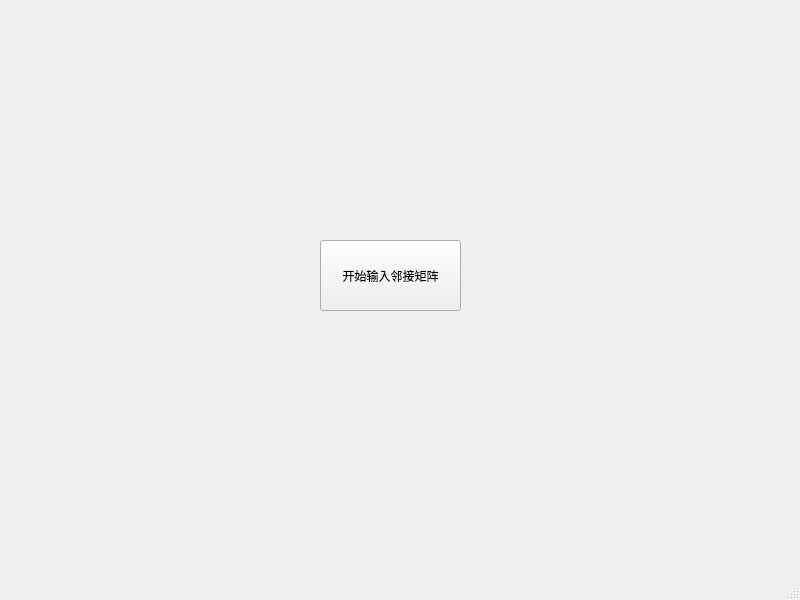
<?xml version="1.0" encoding="UTF-8"?>
<ui version="4.0">
 <class>MainWindow</class>
 <widget class="QMainWindow" name="MainWindow">
  <property name="geometry">
   <rect>
    <x>0</x>
    <y>0</y>
    <width>800</width>
    <height>600</height>
   </rect>
  </property>
  <property name="windowTitle">
   <string>MainWindow</string>
  </property>
  <widget class="QWidget" name="centralwidget">
   <widget class="QPushButton" name="Start_btn">
    <property name="geometry">
     <rect>
      <x>320</x>
      <y>240</y>
      <width>141</width>
      <height>71</height>
     </rect>
    </property>
    <property name="text">
     <string>开始输入邻接矩阵</string>
    </property>
   </widget>
  </widget>
  <widget class="QMenuBar" name="menubar">
   <property name="geometry">
    <rect>
     <x>0</x>
     <y>0</y>
     <width>800</width>
     <height>26</height>
    </rect>
   </property>
  </widget>
  <widget class="QStatusBar" name="statusbar"/>
 </widget>
 <resources/>
 <connections/>
</ui>
